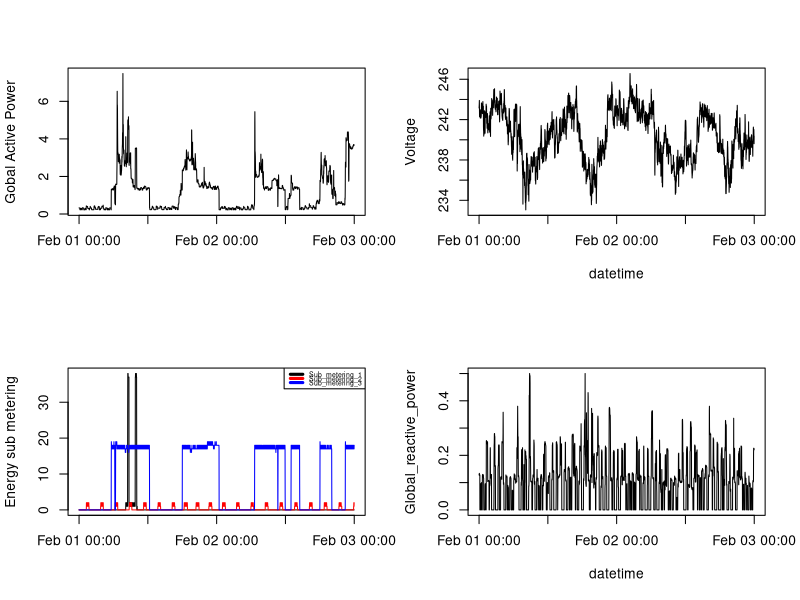

The R script that drew this image:
selectedData <- read.table("household_power_consumption_2days.txt", header=TRUE, sep=";", colClasses=c("Date", "character", "numeric", "numeric", "numeric", "numeric", "numeric", "numeric", "numeric", "character"), na.strings="?")
selectedData$DateTime <- strptime(selectedData$DateTime, format="%Y-%m-%d %H:%M:%S")

par(mfrow=c(2,2))
plot(x=selectedData$DateTime, y=selectedData$Global_active_power, type="l", ylab="Gobal Active Power", xlab="")
plot(x=selectedData$DateTime, y=selectedData$Voltage, type="l", ylab="Voltage", xlab="datetime")
plot(x=selectedData$DateTime, y=selectedData$Sub_metering_1, type="l", ylab="Energy sub metering", xlab="")
lines(selectedData$DateTime, selectedData$Sub_metering_2, col="red")
lines(selectedData$DateTime, selectedData$Sub_metering_3, col="blue")
legend("topright",  y.intersp = 0.5, cex=0.5, lwd=3, col = c("black", "red", "blue"), legend = c("Sub_metering_1", "Sub_metering_2", "Sub_metering_3"))
plot(x=selectedData$DateTime, y=selectedData$Global_reactive_power, type="l", ylab="Global_reactive_power", xlab="datetime")
dev.copy(png, file = "plot4.png")
dev.off()
